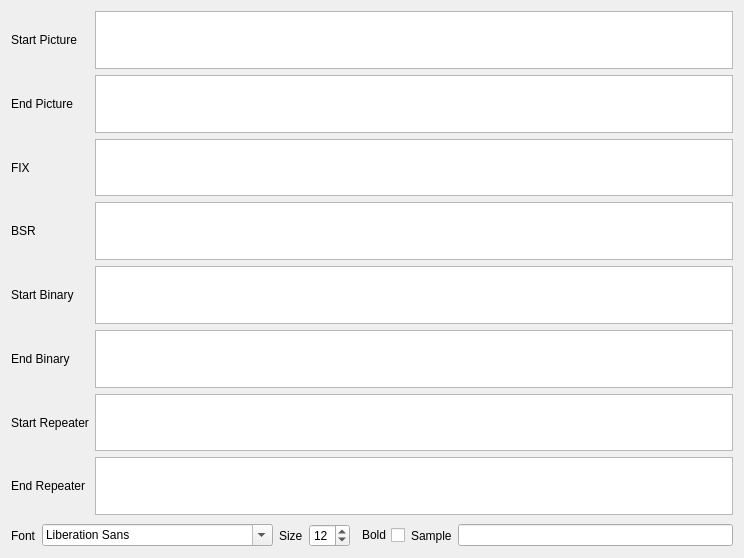
<?xml version="1.0" encoding="UTF-8"?>
<ui version="4.0">
 <class>waterfallConfig</class>
 <widget class="QWidget" name="waterfallConfig">
  <property name="geometry">
   <rect>
    <x>0</x>
    <y>0</y>
    <width>744</width>
    <height>558</height>
   </rect>
  </property>
  <property name="windowTitle">
   <string>Form</string>
  </property>
  <layout class="QVBoxLayout" name="verticalLayout" stretch="1,0,0">
   <item>
    <layout class="QGridLayout" name="gridLayout" rowstretch="0,0,0,0,0,0,0,0" columnstretch="0,1" columnminimumwidth="0,0">
     <item row="5" column="0">
      <widget class="QLabel" name="binLabel_2">
       <property name="text">
        <string>End Binary</string>
       </property>
      </widget>
     </item>
     <item row="1" column="1">
      <widget class="QPlainTextEdit" name="endPicTextEdit">
       <property name="sizePolicy">
        <sizepolicy hsizetype="Preferred" vsizetype="Ignored">
         <horstretch>0</horstretch>
         <verstretch>0</verstretch>
        </sizepolicy>
       </property>
      </widget>
     </item>
     <item row="0" column="1">
      <widget class="QPlainTextEdit" name="startPicTextEdit">
       <property name="sizePolicy">
        <sizepolicy hsizetype="Preferred" vsizetype="Ignored">
         <horstretch>0</horstretch>
         <verstretch>0</verstretch>
        </sizepolicy>
       </property>
       <property name="maximumSize">
        <size>
         <width>16777215</width>
         <height>16777215</height>
        </size>
       </property>
       <property name="lineWidth">
        <number>2</number>
       </property>
       <property name="midLineWidth">
        <number>1</number>
       </property>
      </widget>
     </item>
     <item row="6" column="0">
      <widget class="QLabel" name="binLabel_3">
       <property name="text">
        <string>Start Repeater</string>
       </property>
      </widget>
     </item>
     <item row="3" column="1">
      <widget class="QPlainTextEdit" name="bsrTextEdit">
       <property name="sizePolicy">
        <sizepolicy hsizetype="Preferred" vsizetype="Ignored">
         <horstretch>0</horstretch>
         <verstretch>0</verstretch>
        </sizepolicy>
       </property>
      </widget>
     </item>
     <item row="2" column="0">
      <widget class="QLabel" name="fixLabel">
       <property name="minimumSize">
        <size>
         <width>0</width>
         <height>0</height>
        </size>
       </property>
       <property name="text">
        <string>FIX</string>
       </property>
       <property name="wordWrap">
        <bool>false</bool>
       </property>
      </widget>
     </item>
     <item row="4" column="1">
      <widget class="QPlainTextEdit" name="startBinTextEdit">
       <property name="sizePolicy">
        <sizepolicy hsizetype="Preferred" vsizetype="Ignored">
         <horstretch>0</horstretch>
         <verstretch>0</verstretch>
        </sizepolicy>
       </property>
       <property name="minimumSize">
        <size>
         <width>0</width>
         <height>0</height>
        </size>
       </property>
      </widget>
     </item>
     <item row="4" column="0">
      <widget class="QLabel" name="binLabel_1">
       <property name="text">
        <string>Start Binary</string>
       </property>
      </widget>
     </item>
     <item row="3" column="0">
      <widget class="QLabel" name="bsrLabel">
       <property name="minimumSize">
        <size>
         <width>0</width>
         <height>0</height>
        </size>
       </property>
       <property name="text">
        <string>BSR</string>
       </property>
       <property name="wordWrap">
        <bool>false</bool>
       </property>
      </widget>
     </item>
     <item row="2" column="1">
      <widget class="QPlainTextEdit" name="fixTextEdit">
       <property name="sizePolicy">
        <sizepolicy hsizetype="Preferred" vsizetype="Ignored">
         <horstretch>0</horstretch>
         <verstretch>0</verstretch>
        </sizepolicy>
       </property>
      </widget>
     </item>
     <item row="1" column="0">
      <widget class="QLabel" name="pictureLabel_2">
       <property name="minimumSize">
        <size>
         <width>0</width>
         <height>0</height>
        </size>
       </property>
       <property name="text">
        <string>End Picture</string>
       </property>
       <property name="wordWrap">
        <bool>false</bool>
       </property>
      </widget>
     </item>
     <item row="5" column="1">
      <widget class="QPlainTextEdit" name="endBinTextEdit">
       <property name="sizePolicy">
        <sizepolicy hsizetype="Preferred" vsizetype="Ignored">
         <horstretch>0</horstretch>
         <verstretch>0</verstretch>
        </sizepolicy>
       </property>
       <property name="minimumSize">
        <size>
         <width>0</width>
         <height>0</height>
        </size>
       </property>
      </widget>
     </item>
     <item row="0" column="0">
      <widget class="QLabel" name="pictureLabel">
       <property name="minimumSize">
        <size>
         <width>0</width>
         <height>0</height>
        </size>
       </property>
       <property name="text">
        <string>Start Picture</string>
       </property>
       <property name="wordWrap">
        <bool>false</bool>
       </property>
      </widget>
     </item>
     <item row="7" column="0">
      <widget class="QLabel" name="binLabel_4">
       <property name="text">
        <string>End Repeater</string>
       </property>
      </widget>
     </item>
     <item row="6" column="1">
      <widget class="QPlainTextEdit" name="startRepeaterTextEdit">
       <property name="sizePolicy">
        <sizepolicy hsizetype="Preferred" vsizetype="Ignored">
         <horstretch>0</horstretch>
         <verstretch>0</verstretch>
        </sizepolicy>
       </property>
       <property name="maximumSize">
        <size>
         <width>16777215</width>
         <height>16777215</height>
        </size>
       </property>
       <property name="lineWidth">
        <number>2</number>
       </property>
       <property name="midLineWidth">
        <number>1</number>
       </property>
      </widget>
     </item>
     <item row="7" column="1">
      <widget class="QPlainTextEdit" name="endRepeaterTextEdit">
       <property name="sizePolicy">
        <sizepolicy hsizetype="Preferred" vsizetype="Ignored">
         <horstretch>0</horstretch>
         <verstretch>0</verstretch>
        </sizepolicy>
       </property>
       <property name="maximumSize">
        <size>
         <width>16777215</width>
         <height>16777215</height>
        </size>
       </property>
       <property name="lineWidth">
        <number>2</number>
       </property>
       <property name="midLineWidth">
        <number>1</number>
       </property>
      </widget>
     </item>
    </layout>
   </item>
   <item>
    <spacer name="verticalSpacer">
     <property name="orientation">
      <enum>Qt::Vertical</enum>
     </property>
     <property name="sizeHint" stdset="0">
      <size>
       <width>20</width>
       <height>3</height>
      </size>
     </property>
    </spacer>
   </item>
   <item>
    <layout class="QHBoxLayout" name="horizontalLayout">
     <item>
      <widget class="QLabel" name="fontLabel">
       <property name="text">
        <string>Font</string>
       </property>
      </widget>
     </item>
     <item>
      <widget class="QFontComboBox" name="fontComboBox"/>
     </item>
     <item>
      <widget class="QLabel" name="sizeLabel">
       <property name="text">
        <string>Size</string>
       </property>
      </widget>
     </item>
     <item>
      <widget class="QSpinBox" name="sizeSpinBox">
       <property name="minimum">
        <number>8</number>
       </property>
       <property name="value">
        <number>12</number>
       </property>
      </widget>
     </item>
     <item>
      <widget class="QCheckBox" name="boldCheckBox">
       <property name="layoutDirection">
        <enum>Qt::RightToLeft</enum>
       </property>
       <property name="text">
        <string>Bold</string>
       </property>
      </widget>
     </item>
     <item>
      <widget class="QLabel" name="sampleLabel">
       <property name="text">
        <string>Sample</string>
       </property>
      </widget>
     </item>
     <item>
      <widget class="QLineEdit" name="sampleLineEdit"/>
     </item>
    </layout>
   </item>
  </layout>
 </widget>
 <resources/>
 <connections/>
</ui>
